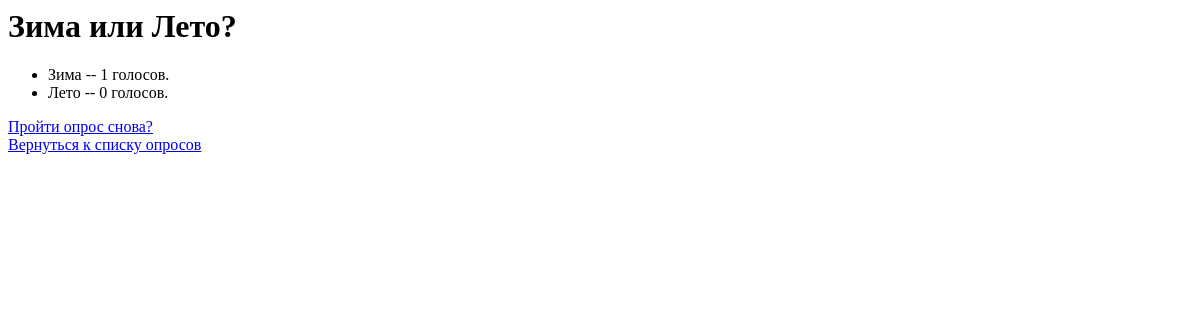
Page /2/results/ on the earlier database version.
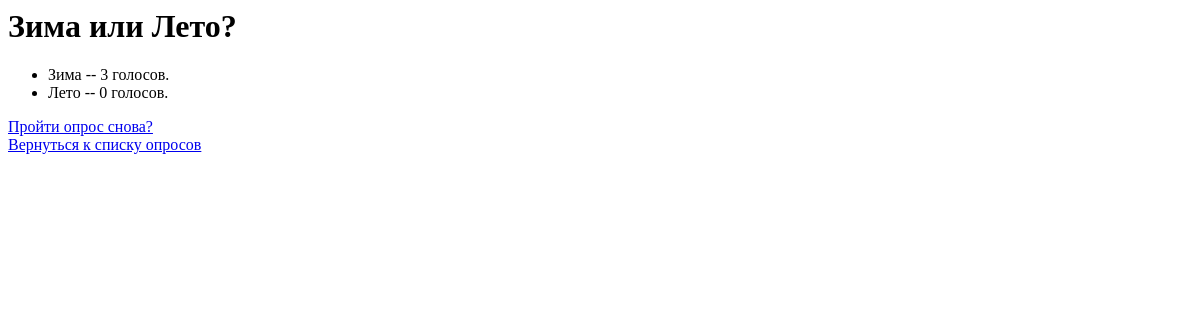
Same page on the later database version.
### polls/models.py (models this page shows, shortened)
class Choice(models.Model):
    question = models.ForeignKey(Question, on_delete=models.CASCADE)
    choice_text = models.CharField(max_length=255)
    votes = models.IntegerField(default=0)

### polls/views.py (the view)
# urls.py: path('<int:pk>/results/', views.ResultsView.as_view(), name='results'),
class ResultsView(generic.DetailView):
    model = Question
    template_name = 'polls/results.html'

### polls/templates/polls/results.html (shortened to what this page needs)
{% load static %}
<h1>{{ question.question_text }}</h1>
<ul>
{% for choice in question.choice_set.all %}
    <li>{{ choice.choice_text }} -- {{ choice.votes }} голосов. </li>
{% endfor %}
</ul>
<a href="{% url 'polls:detail' question.id %}">Пройти опрос снова?</a>
<a href="{% url 'polls:index' %}">Вернуться к списку опросов</a>

Differences in the rows shown:
changed Choice "Зима": votes "1" → "3"
